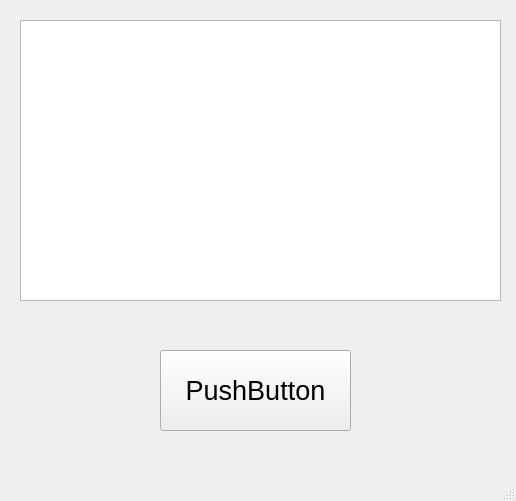
<?xml version="1.0" encoding="UTF-8"?>
<ui version="4.0">
 <class>MainWindow</class>
 <widget class="QMainWindow" name="MainWindow">
  <property name="geometry">
   <rect>
    <x>0</x>
    <y>0</y>
    <width>516</width>
    <height>501</height>
   </rect>
  </property>
  <property name="windowTitle">
   <string>MainWindow</string>
  </property>
  <widget class="QWidget" name="centralwidget">
   <widget class="QTableWidget" name="tableWidget">
    <property name="geometry">
     <rect>
      <x>20</x>
      <y>20</y>
      <width>481</width>
      <height>281</height>
     </rect>
    </property>
   </widget>
   <widget class="QPushButton" name="pushButton">
    <property name="geometry">
     <rect>
      <x>160</x>
      <y>350</y>
      <width>191</width>
      <height>81</height>
     </rect>
    </property>
    <property name="font">
     <font>
      <pointsize>20</pointsize>
     </font>
    </property>
    <property name="text">
     <string>PushButton</string>
    </property>
   </widget>
  </widget>
  <widget class="QMenuBar" name="menubar">
   <property name="geometry">
    <rect>
     <x>0</x>
     <y>0</y>
     <width>516</width>
     <height>22</height>
    </rect>
   </property>
  </widget>
  <widget class="QStatusBar" name="statusbar"/>
 </widget>
 <resources/>
 <connections/>
</ui>
